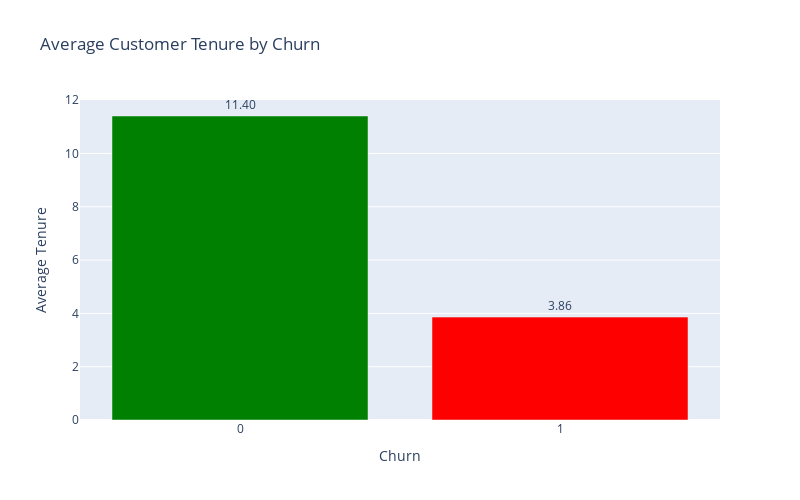

Notebook cell for this chart:
### Markdown cell above
##### How does customer tenure influence their likelihood of churn?

### Code cell
avg_tenure = EC.groupby('Churn')['Tenure'].mean().reset_index()

fig = go.Figure()
colors = ['green', 'red']
for i, (churn, tenure) in enumerate(zip(avg_tenure['Churn'], avg_tenure['Tenure'])):
    fig.add_trace(go.Bar(
        x=[str(churn)],
        y=[tenure],
        name=str(churn),
        marker_color=colors[i],
        text=[f'{tenure:.2f}'],
        textposition='outside'
    ))

fig.update_layout(
    title='Average Customer Tenure by Churn',
    xaxis_title='Churn',
    yaxis_title='Average Tenure',
    width=800,
    height=500,
    showlegend=False
)

fig.show()

### Figure 1 — Plotly figure (JSON) as saved in the notebook; plotly's stock layout.template omitted (floating-point values rounded to 4 significant figures)
{"data": [{"marker": {"color": "green"}, "name": "0", "text": ["11.40"], "textposition": "outside", "type": "bar", "x": ["0"], "y": [11.4]}, {"marker": {"color": "red"}, "name": "1", "text": ["3.86"], "textposition": "outside", "type": "bar", "x": ["1"], "y": [3.86]}], "layout": {"height": 500, "showlegend": false, "title": {"text": "Average Customer Tenure by Churn"}, "width": 800, "xaxis": {"title": {"text": "Churn"}}, "yaxis": {"title": {"text": "Average Tenure"}}}}
